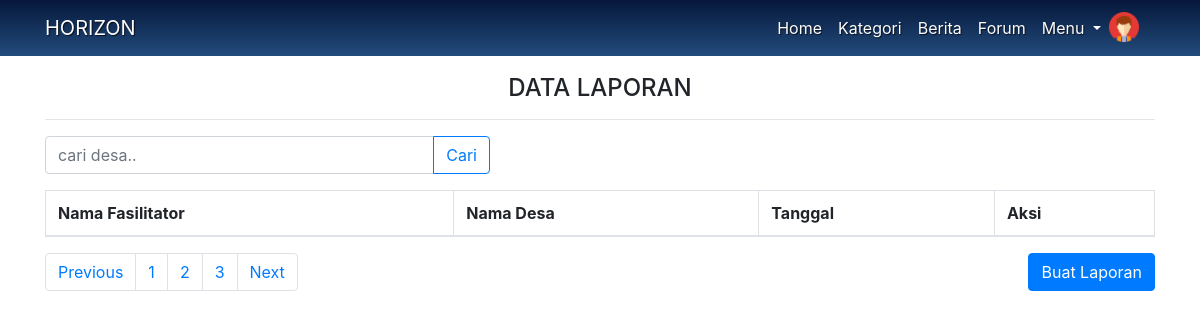
/index.php/controller/laporan, run on an earlier commit of the app's database.
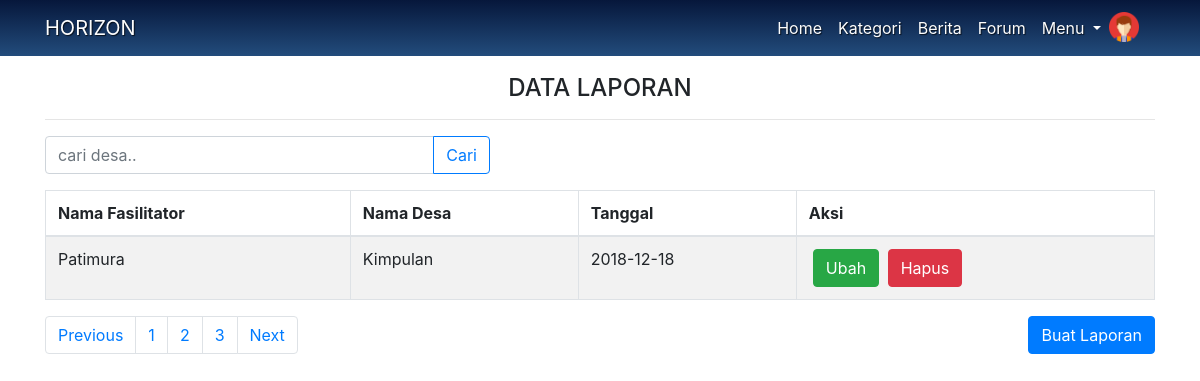
And on a later commit of the database.
### tables this page shows
CREATE TABLE `m_laporan` (
  `id_laporan` int(11) NOT NULL,
  `tanggal_laporan` date NOT NULL,
  `nama_fasilitator` varchar(100) NOT NULL,
  `nama_desa` varchar(100) NOT NULL,
  `jumlah_ya` int(11) NOT NULL,
  `jumlah_tidak` int(11) NOT NULL,
  `ya1` int(11) DEFAULT NULL,
  `ya2` int(11) NOT NULL,
  `ya3` int(11) NOT NULL,
  `ya4` int(11) NOT NULL,
  `ya5` int(11) NOT NULL,
  `ya6` int(11) NOT NULL,
  `ya7` int(11) NOT NULL,
  `tidak1` int(11) NOT NULL,
  `tidak2` int(11) NOT NULL,
  `tidak3` int(11) NOT NULL,
  `tidak4` int(11) NOT NULL,
  `tidak5` int(11) NOT NULL,
  `tidak6` int(11) NOT NULL,
  `tidak7` int(11) NOT NULL
);

### application/controllers/controller.php (called while the page is built, shortened)
<?php
class controller extends CI_Controller {
	function __construct() {
		$this->load->library(array('form_validation'));
		$this->load->helper(array('form', 'url'));
		$this->load->model('M_model');
	}
	public function laporan(){
		$laporan = $this->M_model->GetLaporan();
		$this->load->view('laporan', array('laporan' => $laporan));
	}
}

### index.php (called while the page is built, shortened)
<?php
require_once BASEPATH.'core/CodeIgniter.php';

### application/models/M_model.php (called while the page is built, shortened)
<?php
class M_model extends CI_Model{
    public function GetLaporan(){
        $laporan = $this->db->query('SELECT * FROM m_laporan');
        return $laporan->result_array();
    }
  }
  ?>

### application/views/laporan.php (the view, shortened to what this page needs)
<?php require 'f_header.php'; ?>
    <div class="container mt-4 text-center" style="padding-top:50px">
    <h4>DATA LAPORAN</h4><hr>
    <div class="row mt-1">
      <div class="col-lg-5">
          <form action="" method="post">
            <div class="input-group">
              <input type="text" class="form-control" placeholder="cari desa.." name="keyword" autocomplete="off">
              <div class="input-group-append">
                <button class="btn btn-outline-primary" type="submit" id="tombolCari">Cari</button>
              </div>
            </div>
          </form>
        </div>
      </div>
      <div class="table-responsive">
        <table id="user_data" class="table table-bordered table-striped">
          <thead>
              <tr>
                <th>Nama Fasilitator</th>
                <th>Nama Desa</th>
                <th>Tanggal</th>
                <th>Aksi</th>
              </tr>
          </thead>
          <?php foreach ($laporan as $l) { ?>
              <tr>
                <td><?= $l['nama_fasilitator']; ?></td>
                <td><?= $l['nama_desa']; ?></td>
                <td><?= $l['tanggal_laporan']; ?></td>
                <td>
                    <a class="btn btn-success ml-1" href="<?= base_url()."controller/ubahlaporan"?>">Ubah</a>
                    <a class="btn btn-danger ml-1" href="<?= base_url()."controller/hapus/".$l['id_laporan'];?>" onclick="return confirm('Anda Yakin Ingin Menghapus Data Ini?')">Hapus</a>
                </td>
              </tr>
          <?php } ?>
            </table>
          </div>
          <div class="row">
            <div class="col-md-6">
            <nav aria-label="Page navigation example">
              <ul class="pagination col-auto">
                <li class="page-item"><a class="page-link" href="#">Previous</a></li>
                <li class="page-item"><a class="page-link" href="#">1</a></li>
                <li class="page-item"><a class="page-link" href="#">2</a></li>
                <li class="page-item"><a class="page-link" href="#">3</a></li>
                <li class="page-item"><a class="page-link" href="#">Next</a></li>
              </ul>
            </nav>
            </div>
          <div class="col-md-6 text-right">
            <a class="btn btn-primary" href="<?= base_url()."c_get_data_desa";?>">Buat Laporan</a>
            </div>
          </div>
    </div>
<?php require 'footer.php'; ?>

What changed in the data, as far as the page shows it:
added m_laporan: nama_fasilitator "Patimura", nama_desa "Kimpulan", tanggal_laporan "2018-12-18"
